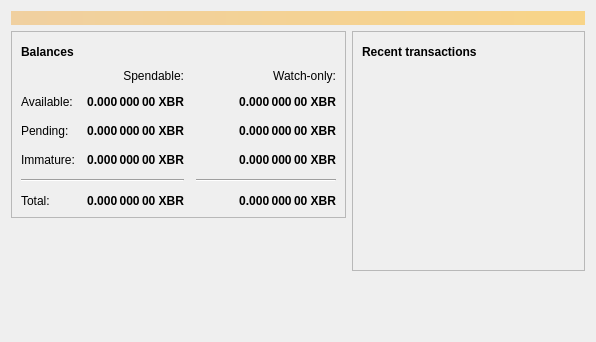
<?xml version="1.0" encoding="UTF-8"?>
<ui version="4.0">
 <class>OverviewPage</class>
 <widget class="QWidget" name="OverviewPage">
  <property name="geometry">
   <rect>
    <x>0</x>
    <y>0</y>
    <width>596</width>
    <height>342</height>
   </rect>
  </property>
  <property name="windowTitle">
   <string>Form</string>
  </property>
  <layout class="QVBoxLayout" name="topLayout">
   <item>
    <widget class="QLabel" name="labelAlerts">
     <property name="visible">
      <bool>false</bool>
     </property>
     <property name="styleSheet">
      <string notr="true">QLabel { background-color: qlineargradient(x1: 0, y1: 0, x2: 1, y2: 0, stop:0 #F0D0A0, stop:1 #F8D488); color:#000000; }</string>
     </property>
     <property name="wordWrap">
      <bool>true</bool>
     </property>
     <property name="margin">
      <number>3</number>
     </property>
     <property name="textInteractionFlags">
      <set>Qt::TextSelectableByMouse</set>
     </property>
    </widget>
   </item>
   <item>
    <layout class="QHBoxLayout" name="horizontalLayout" stretch="1,1">
     <item>
      <layout class="QVBoxLayout" name="verticalLayout_2">
       <item>
        <widget class="QFrame" name="frame">
         <property name="frameShape">
          <enum>QFrame::StyledPanel</enum>
         </property>
         <property name="frameShadow">
          <enum>QFrame::Raised</enum>
         </property>
         <layout class="QVBoxLayout" name="verticalLayout_4">
          <item>
           <layout class="QHBoxLayout" name="horizontalLayout_4">
            <item>
             <widget class="QLabel" name="label_5">
              <property name="font">
               <font>
                <weight>75</weight>
                <bold>true</bold>
               </font>
              </property>
              <property name="text">
               <string>Balances</string>
              </property>
             </widget>
            </item>
            <item>
             <widget class="QPushButton" name="labelWalletStatus">
              <property name="enabled">
               <bool>true</bool>
              </property>
              <property name="maximumSize">
               <size>
                <width>30</width>
                <height>16777215</height>
               </size>
              </property>
              <property name="toolTip">
               <string>The displayed information may be out of date. Your wallet automatically synchronizes with the bitcoinR network after a connection is established, but this process has not completed yet.</string>
              </property>
              <property name="text">
               <string/>
              </property>
              <property name="icon">
               <iconset resource="../bitcoinr.qrc">
                <normaloff>:/icons/warning</normaloff>
                <disabledoff>:/icons/warning</disabledoff>:/icons/warning</iconset>
              </property>
              <property name="iconSize">
               <size>
                <width>24</width>
                <height>24</height>
               </size>
              </property>
              <property name="flat">
               <bool>true</bool>
              </property>
             </widget>
            </item>
            <item>
             <spacer name="horizontalSpacer_3">
              <property name="orientation">
               <enum>Qt::Horizontal</enum>
              </property>
              <property name="sizeHint" stdset="0">
               <size>
                <width>40</width>
                <height>20</height>
               </size>
              </property>
             </spacer>
            </item>
           </layout>
          </item>
          <item>
           <layout class="QGridLayout" name="gridLayout">
            <property name="spacing">
             <number>12</number>
            </property>
            <item row="2" column="2">
             <widget class="QLabel" name="labelWatchPending">
              <property name="font">
               <font>
                <weight>75</weight>
                <bold>true</bold>
               </font>
              </property>
              <property name="cursor">
               <cursorShape>IBeamCursor</cursorShape>
              </property>
              <property name="toolTip">
               <string>Unconfirmed transactions to watch-only addresses</string>
              </property>
              <property name="text">
               <string notr="true">0.000 000 00 XBR</string>
              </property>
              <property name="alignment">
               <set>Qt::AlignRight|Qt::AlignTrailing|Qt::AlignVCenter</set>
              </property>
              <property name="textInteractionFlags">
               <set>Qt::LinksAccessibleByMouse|Qt::TextSelectableByKeyboard|Qt::TextSelectableByMouse</set>
              </property>
             </widget>
            </item>
            <item row="2" column="1">
             <widget class="QLabel" name="labelUnconfirmed">
              <property name="font">
               <font>
                <weight>75</weight>
                <bold>true</bold>
               </font>
              </property>
              <property name="cursor">
               <cursorShape>IBeamCursor</cursorShape>
              </property>
              <property name="toolTip">
               <string>Total of transactions that have yet to be confirmed, and do not yet count toward the spendable balance</string>
              </property>
              <property name="text">
               <string notr="true">0.000 000 00 XBR</string>
              </property>
              <property name="alignment">
               <set>Qt::AlignRight|Qt::AlignTrailing|Qt::AlignVCenter</set>
              </property>
              <property name="textInteractionFlags">
               <set>Qt::LinksAccessibleByMouse|Qt::TextSelectableByKeyboard|Qt::TextSelectableByMouse</set>
              </property>
             </widget>
            </item>
            <item row="3" column="2">
             <widget class="QLabel" name="labelWatchImmature">
              <property name="font">
               <font>
                <weight>75</weight>
                <bold>true</bold>
               </font>
              </property>
              <property name="cursor">
               <cursorShape>IBeamCursor</cursorShape>
              </property>
              <property name="toolTip">
               <string>Mined balance in watch-only addresses that has not yet matured</string>
              </property>
              <property name="text">
               <string notr="true">0.000 000 00 XBR</string>
              </property>
              <property name="alignment">
               <set>Qt::AlignRight|Qt::AlignTrailing|Qt::AlignVCenter</set>
              </property>
              <property name="textInteractionFlags">
               <set>Qt::LinksAccessibleByMouse|Qt::TextSelectableByKeyboard|Qt::TextSelectableByMouse</set>
              </property>
             </widget>
            </item>
            <item row="4" column="0" colspan="2">
             <widget class="Line" name="line">
              <property name="orientation">
               <enum>Qt::Horizontal</enum>
              </property>
             </widget>
            </item>
            <item row="4" column="2">
             <widget class="Line" name="lineWatchBalance">
              <property name="sizePolicy">
               <sizepolicy hsizetype="Preferred" vsizetype="Fixed">
                <horstretch>0</horstretch>
                <verstretch>0</verstretch>
               </sizepolicy>
              </property>
              <property name="minimumSize">
               <size>
                <width>140</width>
                <height>0</height>
               </size>
              </property>
              <property name="orientation">
               <enum>Qt::Horizontal</enum>
              </property>
             </widget>
            </item>
            <item row="5" column="0">
             <widget class="QLabel" name="labelTotalText">
              <property name="text">
               <string>Total:</string>
              </property>
             </widget>
            </item>
            <item row="3" column="1">
             <widget class="QLabel" name="labelImmature">
              <property name="font">
               <font>
                <weight>75</weight>
                <bold>true</bold>
               </font>
              </property>
              <property name="cursor">
               <cursorShape>IBeamCursor</cursorShape>
              </property>
              <property name="toolTip">
               <string>Mined balance that has not yet matured</string>
              </property>
              <property name="text">
               <string notr="true">0.000 000 00 XBR</string>
              </property>
              <property name="alignment">
               <set>Qt::AlignRight|Qt::AlignTrailing|Qt::AlignVCenter</set>
              </property>
              <property name="textInteractionFlags">
               <set>Qt::LinksAccessibleByMouse|Qt::TextSelectableByKeyboard|Qt::TextSelectableByMouse</set>
              </property>
             </widget>
            </item>
            <item row="2" column="3">
             <spacer name="horizontalSpacer_2">
              <property name="orientation">
               <enum>Qt::Horizontal</enum>
              </property>
              <property name="sizeHint" stdset="0">
               <size>
                <width>40</width>
                <height>20</height>
               </size>
              </property>
             </spacer>
            </item>
            <item row="3" column="0">
             <widget class="QLabel" name="labelImmatureText">
              <property name="text">
               <string>Immature:</string>
              </property>
             </widget>
            </item>
            <item row="5" column="1">
             <widget class="QLabel" name="labelTotal">
              <property name="font">
               <font>
                <weight>75</weight>
                <bold>true</bold>
               </font>
              </property>
              <property name="cursor">
               <cursorShape>IBeamCursor</cursorShape>
              </property>
              <property name="toolTip">
               <string>Your current total balance</string>
              </property>
              <property name="text">
               <string notr="true">0.000 000 00 XBR</string>
              </property>
              <property name="alignment">
               <set>Qt::AlignRight|Qt::AlignTrailing|Qt::AlignVCenter</set>
              </property>
              <property name="textInteractionFlags">
               <set>Qt::LinksAccessibleByMouse|Qt::TextSelectableByKeyboard|Qt::TextSelectableByMouse</set>
              </property>
             </widget>
            </item>
            <item row="5" column="2">
             <widget class="QLabel" name="labelWatchTotal">
              <property name="font">
               <font>
                <weight>75</weight>
                <bold>true</bold>
               </font>
              </property>
              <property name="cursor">
               <cursorShape>IBeamCursor</cursorShape>
              </property>
              <property name="toolTip">
               <string>Current total balance in watch-only addresses</string>
              </property>
              <property name="text">
               <string notr="true">0.000 000 00 XBR</string>
              </property>
              <property name="alignment">
               <set>Qt::AlignRight|Qt::AlignTrailing|Qt::AlignVCenter</set>
              </property>
              <property name="textInteractionFlags">
               <set>Qt::LinksAccessibleByMouse|Qt::TextSelectableByKeyboard|Qt::TextSelectableByMouse</set>
              </property>
             </widget>
            </item>
            <item row="0" column="2">
             <widget class="QLabel" name="labelWatchonly">
              <property name="text">
               <string>Watch-only:</string>
              </property>
              <property name="alignment">
               <set>Qt::AlignRight|Qt::AlignTrailing|Qt::AlignVCenter</set>
              </property>
             </widget>
            </item>
            <item row="1" column="0">
             <widget class="QLabel" name="labelBalanceText">
              <property name="text">
               <string>Available:</string>
              </property>
             </widget>
            </item>
            <item row="1" column="1">
             <widget class="QLabel" name="labelBalance">
              <property name="font">
               <font>
                <weight>75</weight>
                <bold>true</bold>
               </font>
              </property>
              <property name="cursor">
               <cursorShape>IBeamCursor</cursorShape>
              </property>
              <property name="toolTip">
               <string>Your current spendable balance</string>
              </property>
              <property name="text">
               <string notr="true">0.000 000 00 XBR</string>
              </property>
              <property name="alignment">
               <set>Qt::AlignRight|Qt::AlignTrailing|Qt::AlignVCenter</set>
              </property>
              <property name="textInteractionFlags">
               <set>Qt::LinksAccessibleByMouse|Qt::TextSelectableByKeyboard|Qt::TextSelectableByMouse</set>
              </property>
             </widget>
            </item>
            <item row="1" column="2">
             <widget class="QLabel" name="labelWatchAvailable">
              <property name="font">
               <font>
                <weight>75</weight>
                <bold>true</bold>
               </font>
              </property>
              <property name="cursor">
               <cursorShape>IBeamCursor</cursorShape>
              </property>
              <property name="toolTip">
               <string>Your current balance in watch-only addresses</string>
              </property>
              <property name="text">
               <string notr="true">0.000 000 00 XBR</string>
              </property>
              <property name="alignment">
               <set>Qt::AlignRight|Qt::AlignTrailing|Qt::AlignVCenter</set>
              </property>
              <property name="textInteractionFlags">
               <set>Qt::LinksAccessibleByMouse|Qt::TextSelectableByKeyboard|Qt::TextSelectableByMouse</set>
              </property>
             </widget>
            </item>
            <item row="2" column="0">
             <widget class="QLabel" name="labelPendingText">
              <property name="text">
               <string>Pending:</string>
              </property>
             </widget>
            </item>
            <item row="0" column="1">
             <widget class="QLabel" name="labelSpendable">
              <property name="text">
               <string>Spendable:</string>
              </property>
              <property name="alignment">
               <set>Qt::AlignRight|Qt::AlignTrailing|Qt::AlignVCenter</set>
              </property>
             </widget>
            </item>
           </layout>
          </item>
         </layout>
        </widget>
       </item>
       <item>
        <spacer name="verticalSpacer">
         <property name="orientation">
          <enum>Qt::Vertical</enum>
         </property>
         <property name="sizeHint" stdset="0">
          <size>
           <width>20</width>
           <height>40</height>
          </size>
         </property>
        </spacer>
       </item>
      </layout>
     </item>
     <item>
      <layout class="QVBoxLayout" name="verticalLayout_3">
       <item>
        <widget class="QFrame" name="frame_2">
         <property name="frameShape">
          <enum>QFrame::StyledPanel</enum>
         </property>
         <property name="frameShadow">
          <enum>QFrame::Raised</enum>
         </property>
         <layout class="QVBoxLayout" name="verticalLayout">
          <item>
           <layout class="QHBoxLayout" name="horizontalLayout_2">
            <item>
             <widget class="QLabel" name="label_4">
              <property name="font">
               <font>
                <weight>75</weight>
                <bold>true</bold>
               </font>
              </property>
              <property name="text">
               <string>Recent transactions</string>
              </property>
             </widget>
            </item>
            <item>
             <widget class="QPushButton" name="labelTransactionsStatus">
              <property name="enabled">
               <bool>true</bool>
              </property>
              <property name="maximumSize">
               <size>
                <width>30</width>
                <height>16777215</height>
               </size>
              </property>
              <property name="toolTip">
               <string>The displayed information may be out of date. Your wallet automatically synchronizes with the bitcoinR network after a connection is established, but this process has not completed yet.</string>
              </property>
              <property name="text">
               <string/>
              </property>
              <property name="icon">
               <iconset resource="../bitcoinr.qrc">
                <normaloff>:/icons/warning</normaloff>
                <disabledoff>:/icons/warning</disabledoff>:/icons/warning</iconset>
              </property>
              <property name="iconSize">
               <size>
                <width>24</width>
                <height>24</height>
               </size>
              </property>
              <property name="flat">
               <bool>true</bool>
              </property>
             </widget>
            </item>
            <item>
             <spacer name="horizontalSpacer">
              <property name="orientation">
               <enum>Qt::Horizontal</enum>
              </property>
              <property name="sizeHint" stdset="0">
               <size>
                <width>40</width>
                <height>20</height>
               </size>
              </property>
             </spacer>
            </item>
           </layout>
          </item>
          <item>
           <widget class="QListView" name="listTransactions">
            <property name="styleSheet">
             <string notr="true">QListView { background: transparent; }</string>
            </property>
            <property name="frameShape">
             <enum>QFrame::NoFrame</enum>
            </property>
            <property name="verticalScrollBarPolicy">
             <enum>Qt::ScrollBarAlwaysOff</enum>
            </property>
            <property name="horizontalScrollBarPolicy">
             <enum>Qt::ScrollBarAlwaysOff</enum>
            </property>
            <property name="selectionMode">
             <enum>QAbstractItemView::NoSelection</enum>
            </property>
           </widget>
          </item>
         </layout>
        </widget>
       </item>
       <item>
        <spacer name="verticalSpacer_2">
         <property name="orientation">
          <enum>Qt::Vertical</enum>
         </property>
         <property name="sizeHint" stdset="0">
          <size>
           <width>20</width>
           <height>40</height>
          </size>
         </property>
        </spacer>
       </item>
      </layout>
     </item>
    </layout>
   </item>
  </layout>
 </widget>
 <resources/>
 <connections/>
</ui>
